Frame 1 (no input): blank canvas, image omitted
Frame 60 (the mouse pressed at the canvas centre just before this capture): blank canvas, image omitted
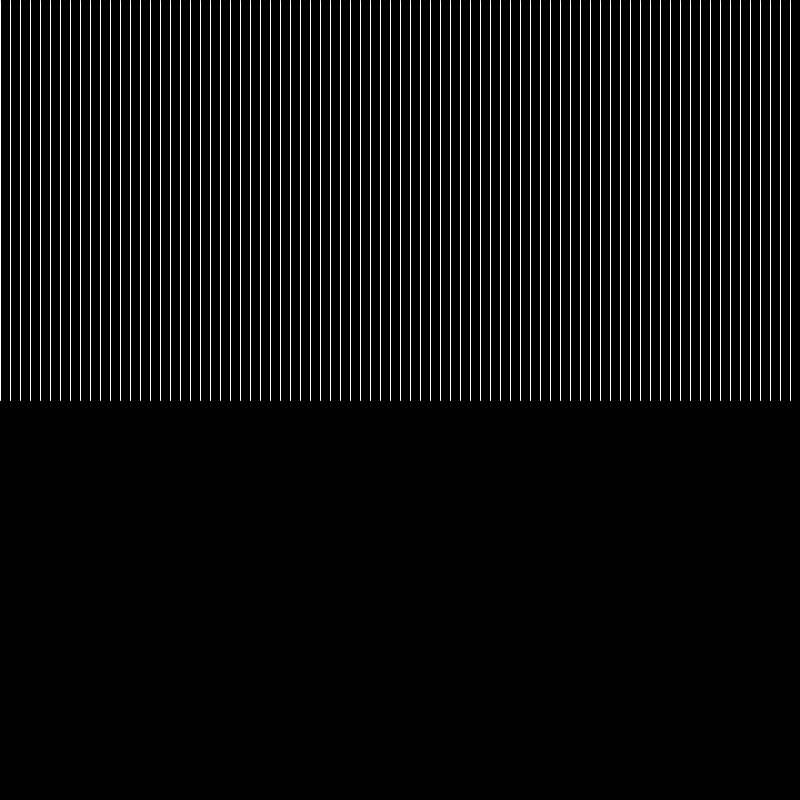
Frame 120 (the mouse held since frame 60 and released just before this capture)

The Processing sketch whose frames 1 and 60 were blank and that drew this single picture after the mouse press (run headless with seeded random() and noise(); from frame 60 on, the mouse is pressed at the canvas centre):

// Processing sketch: LSI_031_forLoop_lineVerMouse
// ── LSI_031_forLoop_lineVerMouse.pde
void setup(){
 
  size(800,800);
  
  
}


void draw(){
  
background(0); 
stroke(255);
  
  for (int i = 0; i < height; i = i + 10){
    
  line(i,0,i,mouseX);  
    
  }
  
}
